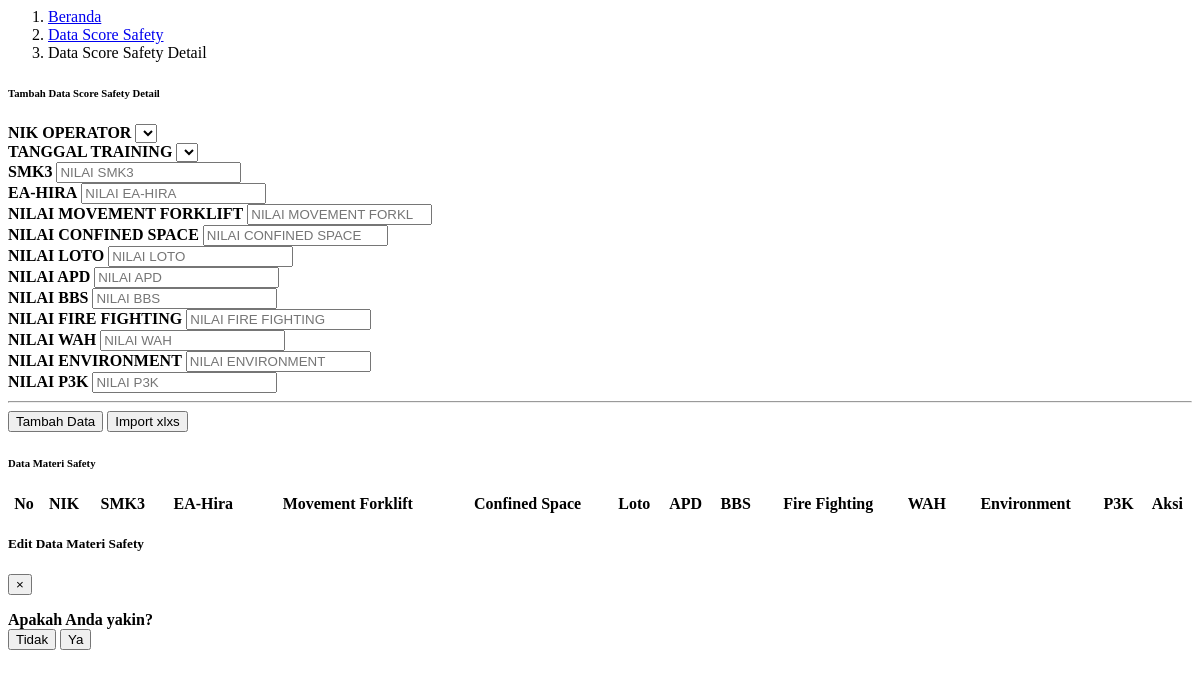
Before: /module/admin/dataScoreDetail/dataScoreSafetyDetail.php with the older database file.
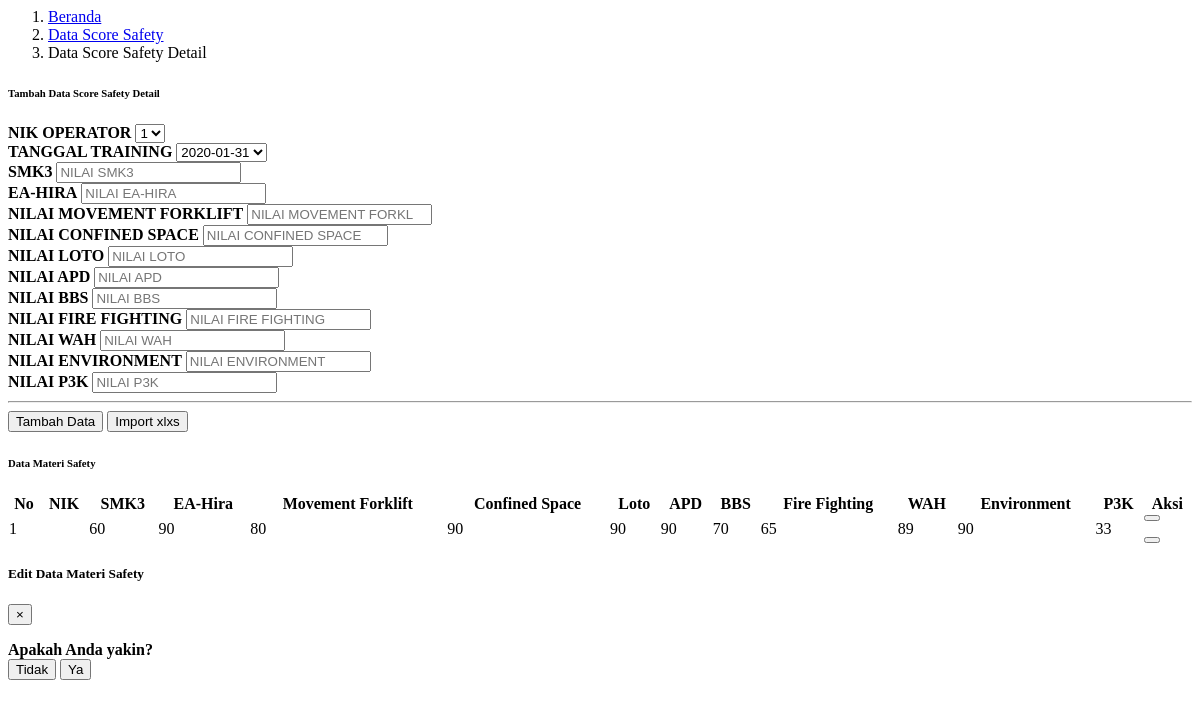
After: the same page with the newer database file.
### tables this page shows
CREATE TABLE `tabel_score_safety_detail` (
  `id_score_safety_detail` int(11) NOT NULL,
  `id_score_safety` int(11) NOT NULL,
  `smk3` int(11) NOT NULL,
  `ea-hira` int(11) NOT NULL,
  `movement_forklift` int(11) NOT NULL,
  `confined_space` int(11) NOT NULL,
  `loto` int(11) NOT NULL,
  `apd` int(11) NOT NULL,
  `bbs` int(11) NOT NULL,
  `fire_fighting` int(11) NOT NULL,
  `wah` int(11) NOT NULL,
  `environment` int(11) NOT NULL,
  `p3k` int(11) NOT NULL,
  `tanggal_upload` date NOT NULL
);

### module/admin/dataScoreDetail/dataScoreSafetyDetail.php (the view, shortened to what the rows shown need)
<?php
  include "../process/proses_adminDataScoreSafetyDetail.php";
?>
<body>
<div class="container-fluid" id="dataScoreDetail">
    <div class="card shadow mb-4">
        <div class="card-body">
            <div class="table-responsive">
                <table class="table table-bordered" id="dataTable" width="100%" cellspacing="0">
                    <thead>
                        <tr class="text-center">
                            <th>No</th>
                            <th>NIK</th>
                            <th>SMK3</th>
                            <th>EA-Hira</th>
                            <th>Movement Forklift</th>
                            <th>Confined Space</th>
                            <th>Loto</th>
                            <th>APD</th>
                            <th>BBS</th>
                            <th>Fire Fighting</th>
                            <th>WAH</th>
                            <th>Environment</th>
                            <th>P3K</th>
                            <th>Aksi</th>
                        </tr>
                    </thead>
                    <tbody>
                    <?php
                        $queryTampilData = "SELECT * FROM tabel_score_safety_detail;
                            ";
                        $resultTampilData = mysqli_query($con, $queryTampilData);
                        $index = 1;
                        if(mysqli_num_rows($resultTampilData) > 0){
                            while($rowTampilData = mysqli_fetch_assoc($resultTampilData)){
                    ?>
                        <tr class="text-center" id-score-safety-detail="<?php echo $rowTampilData["id_score_safety_detail"] ?>">
                            <td ><?php echo $index; ?></td>
                            <td class="kategoriMateri"><?php echo $rowTampilData["kategori_materi"]; ?></td>
                            <td class="judulMateri"><?php echo $rowTampilData["smk3"]; ?></td>
                            <td class="fileMateri"><?php echo $rowTampilData["ea-hira"]; ?></td>
                            <td class="fileMateri"><?php echo $rowTampilData["movement_forklift"]; ?></td>
                            <td class="fileMateri"><?php echo $rowTampilData["confined_space"]; ?></td>
                            <td class="fileMateri"><?php echo $rowTampilData["loto"]; ?></td>
                            <td class="fileMateri"><?php echo $rowTampilData["apd"]; ?></td>
                            <td class="fileMateri"><?php echo $rowTampilData["bbs"]; ?></td>
                            <td class="fileMateri"><?php echo $rowTampilData["fire_fighting"]; ?></td>
                            <td class="fileMateri"><?php echo $rowTampilData["wah"]; ?></td>
                            <td class="fileMateri"><?php echo $rowTampilData["environment"]; ?></td>
                            <td class="fileMateri"><?php echo $rowTampilData["p3k"]; ?></td>
                            <td>
                                <button type="button" class="btn btn-primary edit-dataMateriSafety-admin mb-2 mb-sm-0" data-toggle="modal" data-target="#editDataMateriSafetyModal" id_materiSafetyEdit="<?php echo $rowTampilData["id_materi_safety"];?>">
                                </button>
                                <button type="button" class="btn btn-danger hapus-dataMateriSafety-admin" data-toggle="modal" data-target="#hapusDataMateriSafetyModal" id_materi_safety="<?php echo $rowTampilData["id_materi_safety"];?>">
                                </button>
                            </td>
                        </tr>
                    <?php
                        $index++;
                        }
                    ?>
                    <?php
                    }   else{
                    ?>
                        <!-- <div>
                            <p>Data Operator tidak tersedia</p>
                        </div> -->
                    <?php
                    }
                    ?>
                    </tbody>
                </table>
            </div>
        </div>
    </div>
</div>
</body>

Changed rows visible on the page:
added tabel_score_safety_detail: smk3 "60", value "90", movement_forklift "80", confined_space "90", loto "90", apd "90", bbs "70", fire_fighting "65", wah "89", environment "90", p3k "33"
Other visible differences:
form field nikOperatorDetail: (not shown) → "1"
form field tanggalTrainingDetail: (not shown) → "2020-01-31"
